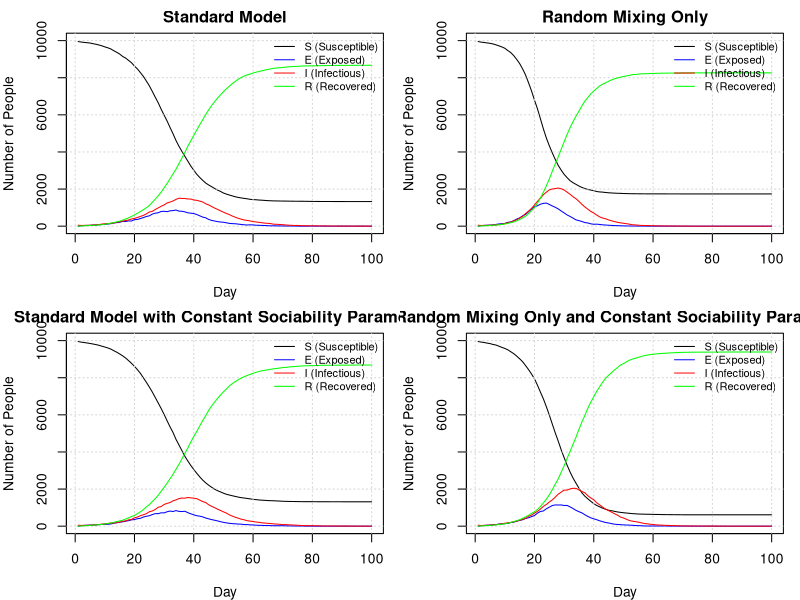

This figure's R source:
###########################################################
# File:    Submission.R
# Authors: Colin McDonagh (s2213748), Matthew Poole (s2892092), James Horn (s2304075)
# Date:    2025-10-15
# Github URL: https://github.com/JTHorn-eng/Extended-Stats-Programming-Assignment-2/blob/main/proj2.R
###########################################################
#
### About
#
# This document is the code to run an SEIR model and prints the plots of 4 
# different implementations of the model. The program primarily uses two 
# functions to do this: get.net() and nseir(). This SEIR model can account for 
# different transmission rates between people sharing houses of different sizes,
# social networks of different sizes, and random mixing. The housing sharing 
# assumes a uniform distribution of house sizes and the social networks allow 
# for variable social network sizes, depending on their 'sociability' parameter.
# The code concludes with a commentary on the 4 different models. 
# 
#
#
### Contributions:
#
# All members attended the majority of workshops and communicated remotely about 
# progress made outside of class time.
#
# Colin McDonagh (33 %) Wrote the majority of the nseir function and led the 
#                       commentary of the different models  
#                      
# Matthew Poole  (34 %) Wrote the code to distribute people to houses, optimised 
#                       the get.net function and nseir function
#                      
# James Horn     (33 %) Wrote the original get.net function and wrote the plot 
#                       function 
#                     


get.net = function(beta, h, nc=15) {
  #' Creates a list of vectors, with each vector at position i containing the 
  #' indices of people that person i is connected with socially. This is done by 
  #' looping through each person, calculating their network based on the 
  #' probability they are connected to someone else, and then recording these 
  #' values at position i of the list, and then recording the value i at each 
  #' index of the list of the person in the social network.
  #' @param beta A list of n uniform random deviates
  #' @param h    A vector of length n describing who shares houses
  #' @param nc  A value dictating the average number of connections per person.
  #' 
  #' @return a list of vectors, with the vector at position i being the social 
  #' network of person i.
  
  # Define the number of people to consider
  n <- length(h)
  
  # Create a list of vectors for who shares a house with who, as people sharing 
  # houses cannot be in the same social network.
  house_network <- lapply(h, function(x) which(x == h))
  
  # Generate an empty list to populate with connections
  social_network <- vector("list",n)
  
  # Calculates a constant used inside a loop once for efficiency to calculate 
  # the probability that two people are connected socially.
  k <- nc*beta/(mean(beta)^2*(n-1))
  
  # loop through each person in the network
  for (i in 1:(n-1)) {
    # Create probabilities that person i is connected with each other person. 
    # Only consider person i and onwards as these values will be symmetric.
    network_probs <- c(rep(0,i), beta[i]*k[(i+1):n]) 
    
    # Create probabilities to compare the network probs with.
    # The first i values are 1 as the first (i-1) have already been assigned 
    # networks, and person i cannot be in a network with themself. 
    probs <- c(rep(1,i), runif(n-i))
    
    # Assign the indices of people sharing a network to a vector, and exclude 
    # anyone who lives with them
    social_indices <- which(network_probs > probs)[-house_network[[i]]]
    
    # append the indices of people in person i's network to the list
    social_network[[i]] <- c(social_network[[i]], social_indices)
    
    # append person i to the network of each person in person i's network
    social_network[social_indices] <- lapply(social_network[social_indices], 
                                             function(x) c(x, i))
  }
  
  return(social_network)
}


nseir <- function(beta,h,alink,alpha=c(.1,.01,.01),delta=.2,gamma=.4,nc=15, 
                  nt = 100,pinf = .005) {
  #' This function implements and simulates the SEIR model described in the 
  #' introduction to this document for a given set of parameter values. It 
  #' calculates the amount of people that are in the susceptible, exposed, 
  #' infected, and recovered classes each day based on households, a personal 
  #' social network, and a random interaction network (where households and the 
  #' personal networks are disjoint). 
  #' @param beta  A list of uniform random deviates
  #' @param h     A vector indexing who shares houses
  #' @param alink A list of vectors, with the vector at position i being the 
  #'              social network of person i.
  #' @param alpha A vector of parameters for alpha_h, alpha_c, and alpha_r (as 
  #'              described above) respectively.
  #' @param delta The probability that an infected individual transfers from the 
  #'              infected class to the recovered class each day.
  #' @param gamma The probability that an exposed individual transfers from the 
  #'              exposed class to the infected class each day.
  #' @param n_c   A value of the average number of personal connections per person.
  #' @param nt    The number of days to simulate the model over.
  #' @param pinf  The proportion of the population infected at the start of the 
  #'              simulation.
  #' 
  #' @return A list of vectors, where these vectors contain the number of people 
  #'          in the susceptible class, exposed class, infected class, recovered 
  #'          class, and the day these correspond to respectively.
  
  # Sets the number of people in the model
  n <- length(h)
  
  # Initialise the vectors we will return from this function
  S <- E <- I <- R <- t_vec <- rep(0,nt)
  
  # Create a vector to contain the class of each individual each day
  x <- rep(0, n)
  
  # Randomly sample the initial infected people from our population
  x[sample(1:n, round(n * pinf))] <- 2
  
  # Find the initial number of susceptible and infected people
  S[1] <- sum(x==0); I[1] <- sum(x==2)
  
  # Calculates a constant to be used inside a loop once for efficiency. This will
  # be used to calculate the proability of being exposed through random mixing.
  k <- (alpha[3]*nc*beta) / (mean(beta)^2*(n-1))
  
  # Iterate the following over each day in the simulation
  for (t in 2:nt){
    
    # Initialise a vector to store the people exposed by each infected person
    exp_vector <- vector("list", length=length(which(x==2)))
    
    # Iterate over each infected person to find out which susceptible people are
    # exposed by at least one infected person
    for (i in which(x==2)){
      
      # Reset the indices of susceptible people infected after each iteration
      shce <- snce <- srce <- numeric(0)
      
      # Only consider the household model if the user specifies this
      if(alpha[1]>0){
        # Find indices of susceptible people in a household with infected person i
        shc <- which((h==h[i])&x==0)
        # Samples whether people in shc are exposed (by household) by person i
        shce <- shc[runif(length(shc))<=alpha[1]]
      }
      
      
      # Only consider the contact network if the user specifies this
      if(alpha[2]>0){
        # Find indices of susceptible people in a contact network with infected 
        # person i
        nc <- alink[[i]]
        snc <- nc[which(x[nc]==0)]
        
        # Samples whether people in snce are exposed (by contact network) by person i
        snce <- snc[runif(length(snc))<=alpha[2]]
      }
      
      
      # Only consider the random network if the user specifies this
      if(alpha[3]>0){
        # Finds indices of susceptible people
        src <- which(x==0)
        # Samples whether people in src are exposed (by random network) by person i
        srce <- src[runif(length(src)) <= beta[i]*k[src]]
      } 
      
      # Append unique people exposed by person i to a running list
      exp_vector[[i]] <- unique(c(shce, snce, srce))
    }
    
    # Find the unique susceptible people exposed on day t by any infected person
    any_exp_vector <- unique(unlist(exp_vector))
    
    # Create uniform random deviates for transition probabilities of other states.
    u <- runif(n)
    
    # Infected people transition to recovered with class probability delta            
    x[x==2&u<delta] <- 3 
    # Exposed people transition to infected class with probability gamma
    x[x==1&u<gamma] <- 2  

    # Susceptible people transition to exposed class as calculated above
    x[any_exp_vector] <- 1

    
    # Sum the total people in each class and increment the day
    S[t] <- sum(x==0); E[t] <- sum(x==1)
    I[t] <- sum(x==2); R[t] <- sum(x==3)
    t_vec[t] <- t
  }  
  
  # Return the list of susceptible, exposed, infected, and recovered people on 
  # each day and the vector of day indices
  return(list(S=S,E=E,I=I,R=R,t=t_vec))
}

plot_seir = function(seir_results_list, n, title = 'SEIR Model Results') {

    #' Plots a list of SEIR model results in a 2x2 grid layout, showing the
    #' evolution of SEIR (Susceptible, Exposed, Infectious, Recovered) 
    #' compartments for one or more simulation results. Each element of
    #' `seir_results_list` should be a list containing vectors `S`, `E`,
    #' `I`, and `R` representing daily counts of individuals in each state.
    #' 
    #' @param seir_results_list A list of all model results
    #' @param n the population size for each plot's y-axis
    #' @param title optional title for overall window

    # Generate the grid layout with margin outside layout for legend
    par(mfrow = c(2, 2), mar = c(4, 4, 2, 1))

    # Create subplot titles
    plot_titles <- c(
      'Standard Model'
      ,'Random Mixing Only'
      ,'Standard Model with Constant Sociability Parameters'
      ,'Random Mixing Only and Constant Sociability Parameters'
    )

    for (i in seq_along(seir_results_list)) {

        par(xpd=FALSE)
        
        # Obtain results timeframe in days
        seir_results <- seir_results_list[[i]]
        n_days <- length(seir_results$S)
        days <- 1:n_days

        # Generate line graphs for each class member of the population per day
        plot(
            days
            , seir_results$S
            , type = "l"
            , col = "black"
            , ylim = c(0, n)
            , xlab = "Day"
            , ylab = "Number of People"
            , main = plot_titles[i]
        )

        grid()
      
        lines(days, seir_results$E, col = "blue")
        lines(days, seir_results$I, col = "red")
        lines(days, seir_results$R, col = "green")

        legend("topright",
              inset = c(0, 0),
              legend = c("S (Susceptible)", "E (Exposed)", "I (Infectious)", 
                         "R (Recovered)"),
              col = c("black", "blue", "red", "green"),
              lty = 1,
              xpd = NA,
              bty = "n",
              cex = 0.8
          )
    }

    # End layout plotting
    par(xpd = NA)

    # Add a title for the overall window
    mtext(title, outer = TRUE, line = 1, cex = 1.2)
}


# Run models
# Specify the number of people in the simulation and the maximum number of 
# people in a given household
n = 10000; hmax = 5

# Simulate beta values as standard uniform random deviates
beta <- runif(n)

# Simulate a vector of household contacts
h1 <- rep(rep(1:n, sample(1:hmax,n, replace=TRUE)), length.out=n)

# Simulate personal network information
alink <- get.net(runif(n), h1, 15)


# Create a list of models (using nseir) to compare
results_list <- list(

    # Standard model with personal, household, and random mixing
    nseir(beta, h1, alink)

    # Run model with random mixing only
    ,nseir(beta, h1, alink, alpha=c(0, 0, 0.04))
    
    # Run model with constant sociability parameters for each person
    ,nseir(beta=rep(mean(beta),n), h1, alink)
    
    # Run model with constant sociability parameters for each person and only 
    # consider random mixing
    ,nseir(beta=rep(mean(beta),n), h1, alink, alpha=c(0, 0, 0.04))

)
# The plot may move the legend slightly depending on the window size.
plot_seir(results_list, n)

################################################################################
#'
###' Model Comparison
#'
##' Household, Contact Network, and Random Network Models vs Random Network Only Models:
# ------------------------------------------------------------------------------
#' According to the results, the standard models that take into account housing and
#' network structure have the longest amount of time until the peak infection, as 
#' well as the lowest peak of infections. This is likely because the housing and 
#' contact network structure introduce more variability into the probability of 
#' individuals being infected. As a result, people have more variable expected times 
#' until infection, creating a more diffuse infection distribution. The random 
#' mixing only models likely underestimate the time it takes until reaching the 
#' peak of infection, and can also overestimate or underestimate the overall number
#' of individuals infected (depending on if sociability variability is considered).
#' 
#' The random mixing model with constant sociability parameters has a slightly longer
#' expected time until peak infection when compared to the random mixing model with 
#' variable sociability parameters. This is potentially because the "sociable" 
#' sub-population is likely to get infected quickly (due to having more personal 
#' contacts as well as more random contacts). We note that the random mixing only 
#' model with variable sociability parameters infects the least amount of people. 
#' This is likely due to those with a low sociability score being unlikely to become 
#' infected at all, due to no contact networks or households infecting them alongside 
#' low odds of becoming infected in the random network, capping the infection's 
#' severity. 
#' 
#' Finally, we note that the standard models perform very similarly, this could 
#' be due to the household contacts and contact networks encoding social variability
#' implicitly into the model, even when "sociability parameters" are taken to be 
#' constant.
#' 
#' The inferences made above would, however, require further testing (e.g. plotting
#' the infection rates of the three methods of infection) to make them more concrete.
